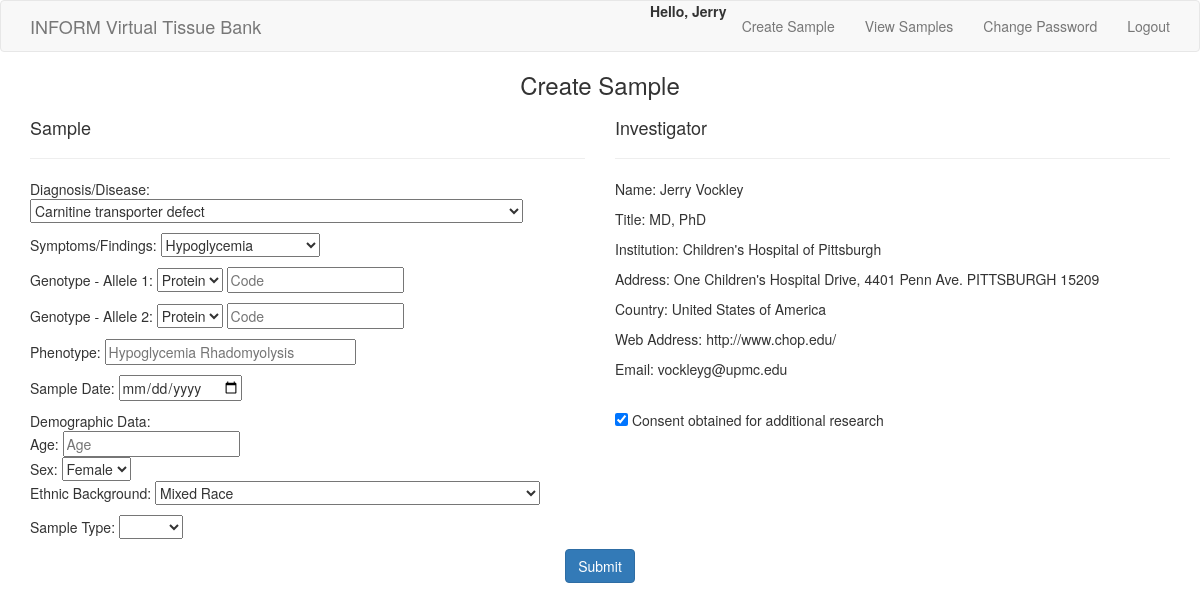
Page /create_sample.php (signed in) on the earlier database version.
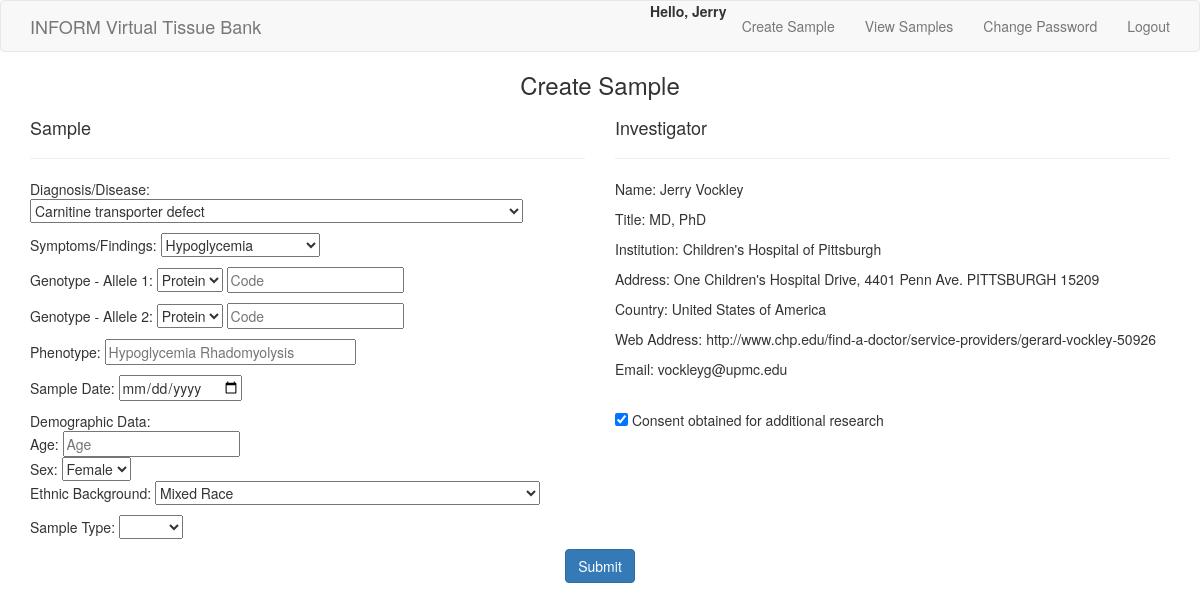
Same page on the later database version.
### tables this page shows
CREATE TABLE `users` (
  `user_id` int(10) UNSIGNED NOT NULL AUTO_INCREMENT PRIMARY KEY,
  `first_name` varchar(20) NOT NULL,
  `last_name` varchar(20) NOT NULL,
  `email` varchar(60) NOT NULL UNIQUE KEY,
  `pass` char(40) NOT NULL,
  `title` varchar(20) NOT NULL,
  `institution` tinytext NOT NULL,
  `web_address` tinytext NOT NULL,
  `address1` tinytext NOT NULL,
  `address2` tinytext NOT NULL,
  `address3` tinytext NOT NULL,
  `postal_code` varchar(20) NOT NULL,
  `country` varchar(40) NOT NULL,
  `investigator_id` int(10) UNSIGNED NOT NULL,
  `active` char(32) NOT NULL,
  `created_at` timestamp NOT NULL DEFAULT CURRENT_TIMESTAMP,
  `updated_at` timestamp NOT NULL DEFAULT '0000-00-00 00:00:00' ON UPDATE CURRENT_TIMESTAMP
);

### create_sample.php (the view, shortened to what this page needs)
<h3>Create Sample</h3>
<form action="create_sample.php" method="post">
	<div class="container">
		<div class="row">
		  <div class="col-md-6">
		  	<h4>Sample</h4>
		  	<hr />
		  		<p>Diagnosis/Disease:
				  	<select name="diagnosis">
					  <option value="Carnitine transporter defect">Carnitine transporter defect</option>
					</select>
				</p>
				<p>Symptoms/Findings:
				  	<select name="symptoms">
					  <option value="Hypoglycemia">Hypoglycemia</option>
					</select>
				</p>
				<p>Genotype - Allele 1:
					<select name="genotype_a1">
						<option value="Protein">Protein</option>
					</select>
					<input name="genotype_a1_code" type="text" placeholder="Code" />
				</p>
				<p>Genotype - Allele 2:
					<select name="genotype_a2">
						<option value="Protein">Protein</option>
					</select>
					<input name="genotype_a2_code" type="text" placeholder="Code" />
				</p>
				<p>Phenotype: <input name="phenotype" type="text" size="30" placeholder="Hypoglycemia Rhadomyolysis"></p>
				<p>Sample Date: <input name="sample_date" type="date"></p>
				<p>Demographic Data: <br />
					Age: <input name="age" type="number" min="1" placeholder="Age" /><br />
					Sex: <select name="sex">
						<option value="0">Female</option>
					</select><br />
					Ethnic Background: <select name="ethnic">
					    <option value="Mixed Race">Mixed Race</option>
					</select>
				</p>
				<p>Sample Type:
					<select id="sample_type" name="sample_type">
						<option value=""></option>
						<option value="Cell">Cell</option>
					</select>
				</p>
		  </div>
		  <div class="col-md-6">
		  	<h4>Investigator</h4>
		  	<hr />
				<?php
				$q = "SELECT first_name, last_name, title, institution, web_address, address1, address2, postal_code, country, email FROM users WHERE user_id={$_SESSION['user_id']}";
				$r = mysqli_query($dbc, $q) or trigger_error("Query: $q\n<br />MySQL Error: " . mysqli_error($dbc));
				while ($row = mysqli_fetch_array($r, MYSQLI_ASSOC)) {
				    echo '<p>Name: ' . $row['first_name'] . ' ' . $row['last_name'] . '</p>';
				    echo '<p>Title: ' . $row['title'] . '</p>';
				    echo '<p>Institution: ' . $row['institution'] . '</p>';
				    echo '<p>Address: ' . $row['address1'] . ' ' . $row['address2'] . ' ' . $row['postal_code'] . '</p>';
				    echo '<p>Country: ' . $row['country'] . '</p>';
				    echo '<p>Web Address: ' . $row['web_address'] . '</p>';
				    echo '<p>Email: ' . $row['email'] . '</p>';
				}
				?>
				<br />
				<p><input name="consent" type="checkbox" value="1" checked> Consent obtained for additional research</p>
		  </div>
		</div>
		<input class="btn btn-primary" type="submit" name="submit" value="Submit" />
	</div>
</form>

### includes/styles.css (style rules this page uses)
body { text-align: center; }
.col-md-6 { text-align: left; }
#greeting { font-weight: bold; }

Differences in the rows shown:
changed users "Jerry": web_address "http://www.chop.edu/" → "http://www.chp.edu/find-a-doctor/service-providers/gerard-vockley-50926"
